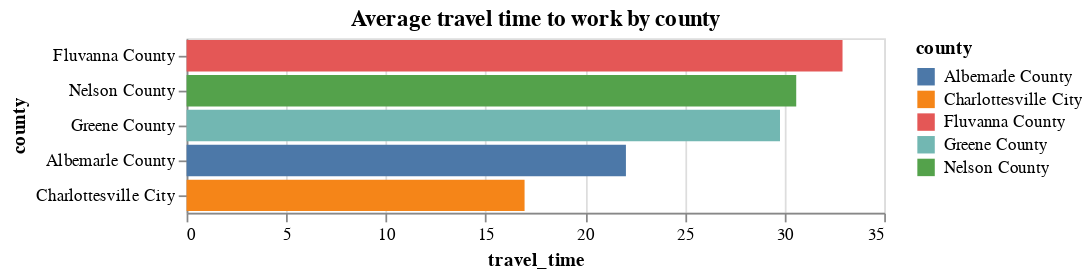

This figure's notebook cell:
### Code cell
travel_time_county_bar = travel_time_county_wide.drop(labels="geometry", axis=1)
alt.Chart(travel_time_county_bar[travel_time_county_bar["county"].isin(CVILLE_MSA_COUNTIES.values())]).mark_bar().encode(
    y=alt.X("county:N", sort="-x"),
    x=alt.Y("travel_time:Q"),
    color="county:N",
    tooltip="travel_time:Q",
).properties(
    title="Average travel time to work by county",
)

### Figure 1 — Vega-Lite specification as saved in the notebook (floating-point values rounded to 4 significant figures)
{"config": {"view": {"continuousWidth": 400, "continuousHeight": 300}}, "data": {"name": "data-a55882a587eb47a5afd055d6cedb8295"}, "mark": "bar", "encoding": {"color": {"field": "county", "type": "nominal"}, "tooltip": {"field": "travel_time", "type": "quantitative"}, "x": {"field": "travel_time", "type": "quantitative"}, "y": {"field": "county", "sort": "-x", "type": "nominal"}}, "title": "Average travel time to work by county", "$schema": "https://vega.github.io/schema/vega-lite/v4.17.0.json", "datasets": {"data-a55882a587eb47a5afd055d6cedb8295": [{"name": "Albemarle County, Virginia", "B08006_001E": 52400.0, "B08006_017E": 4435.0, "B08013_001E": 1057000.0, "county": "Albemarle County", "travel_time": 22.04}, {"name": "Charlottesville city, Virginia", "B08006_001E": 24740.0, "B08006_017E": 1737.0, "B08013_001E": 390100.0, "county": "Charlottesville City", "travel_time": 16.96}, {"name": "Fluvanna County, Virginia", "B08006_001E": 12480.0, "B08006_017E": 1041.0, "B08013_001E": 376300.0, "county": "Fluvanna County", "travel_time": 32.91}, {"name": "Greene County, Virginia", "B08006_001E": 9853.0, "B08006_017E": 685.0, "B08013_001E": 272900.0, "county": "Greene County", "travel_time": 29.77}, {"name": "Nelson County, Virginia", "B08006_001E": 6769.0, "B08006_017E": 795.0, "B08013_001E": 182700.0, "county": "Nelson County", "travel_time": 30.59}]}}
